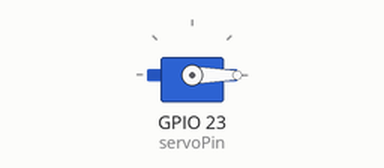
A sketch run on a simulated ESP32. Shown: servo.

Above: at 0.05 s.
At 4.0 s:
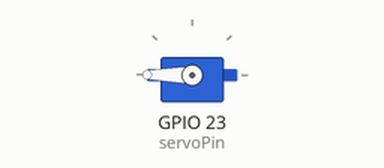
Timing chart, 0 to 5.2 s (numbered marks = the images above):
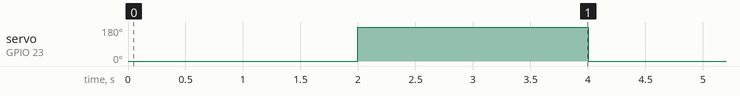

Measured:
- by itself, servo on GPIO 23 (servoPin): alternates 180° for 2.0 s and 0° for 2.0 s

The sketch:

MicroServo_Fridge.ino
```cpp
/*
 Controlling a servo position using a potentiometer (variable resistor)
 by Michal Rinott <http://people.interaction-ivrea.it/m.rinott>

 modified on 8 Nov 2013
 by Scott Fitzgerald

 modified for the ESP32 on March 2017
 by John Bennett

 see  http://www.arduino.cc/en/Tutorial/Knob for a description of the original code

 * Different servos require different pulse widths to vary servo angle, but the range is
 * an approximately 500-2500 microsecond pulse every 20ms (50Hz). In general, hobbyist servos
 * sweep 180 degrees, so the lowest number in the published range for a particular servo
 * represents an angle of 0 degrees, the middle of the range represents 90 degrees, and the top
 * of the range represents 180 degrees. So for example, if the range is 1000us to 2000us,
 * 1000us would equal an angle of 0, 1500us would equal 90 degrees, and 2000us would equal 1800
 * degrees.
 *
 * Circuit: (using an ESP32 Thing from Sparkfun)
 * Servo motors have three wires: power, ground, and signal. The power wire is typically red,
 * the ground wire is typically black or brown, and the signal wire is typically yellow,
 * orange or white. Since the ESP32 can supply limited current at only 3.3V, and servos draw
 * considerable power, we will connect servo power to the VBat pin of the ESP32 (located
 * near the USB connector). THIS IS ONLY APPROPRIATE FOR SMALL SERVOS.
 *
 * We could also connect servo power to a separate external
 * power source (as long as we connect all of the grounds (ESP32, servo, and external power).
 * In this example, we just connect ESP32 ground to servo ground. The servo signal pins
 * connect to any available GPIO pins on the ESP32 (in this example, we use pin 18.
 *
 * In this example, we assume a Tower Pro SG90 small servo connected to VBat.
 * The published min and max for this servo are 500 and 2400, respectively.
 * These values actually drive the servos a little past 0 and 180, so
 * if you are particular, adjust the min and max values to match your needs.
 */

// Include the ESP32 Arduino Servo Library instead of the original Arduino Servo Library
#include <ESP32Servo.h>


Servo myservo;  // create servo object to control a servo


int servoPin = 23;      // GPIO pin used to connect the servo control (digital out)

void setup()
{
	// Allow allocation of all timers
	ESP32PWM::allocateTimer(0);
	ESP32PWM::allocateTimer(1);
	ESP32PWM::allocateTimer(2);
	ESP32PWM::allocateTimer(3);
  myservo.setPeriodHertz(50);// Standard 50hz servo
  myservo.attach(servoPin, 500, 2400);   // attaches the servo on pin 18 to the servo object
                                         // using SG90 servo min/max of 500us and 2400us
                                         // for MG995 large servo, use 1000us and 2000us,
                                         // which are the defaults, so this line could be
                                         // "myservo.attach(servoPin);"
}

void loop() {

  myservo.write(0);                  // set the servo position according to the scaled value
  delay(2000);                       // wait for the servo to get there

  myservo.write(180);
  delay(2000);
}
```
